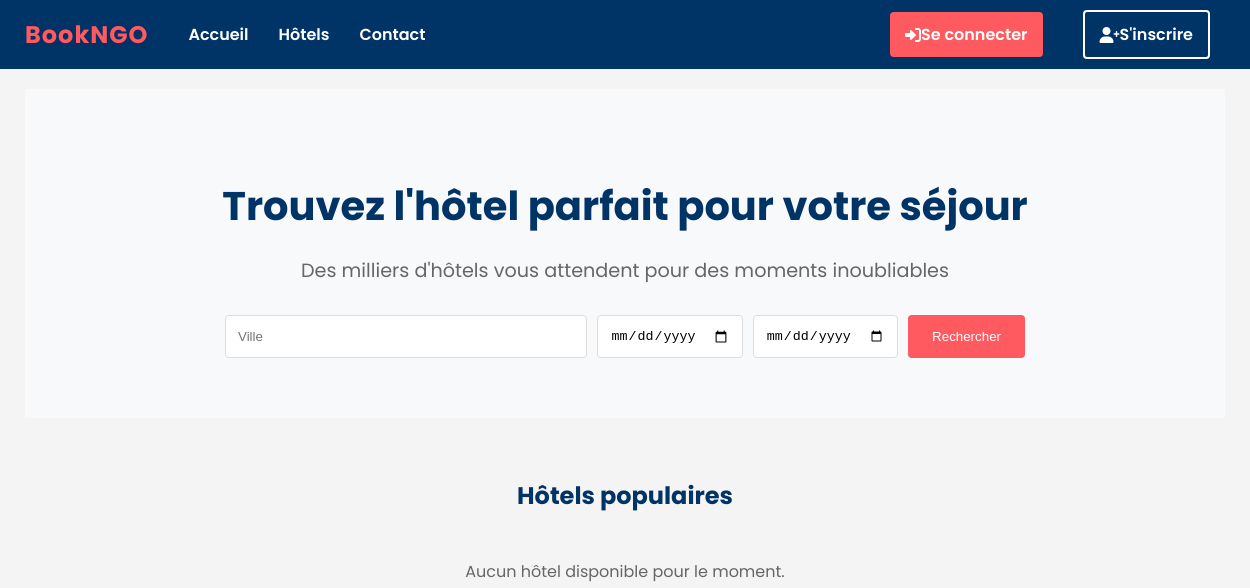
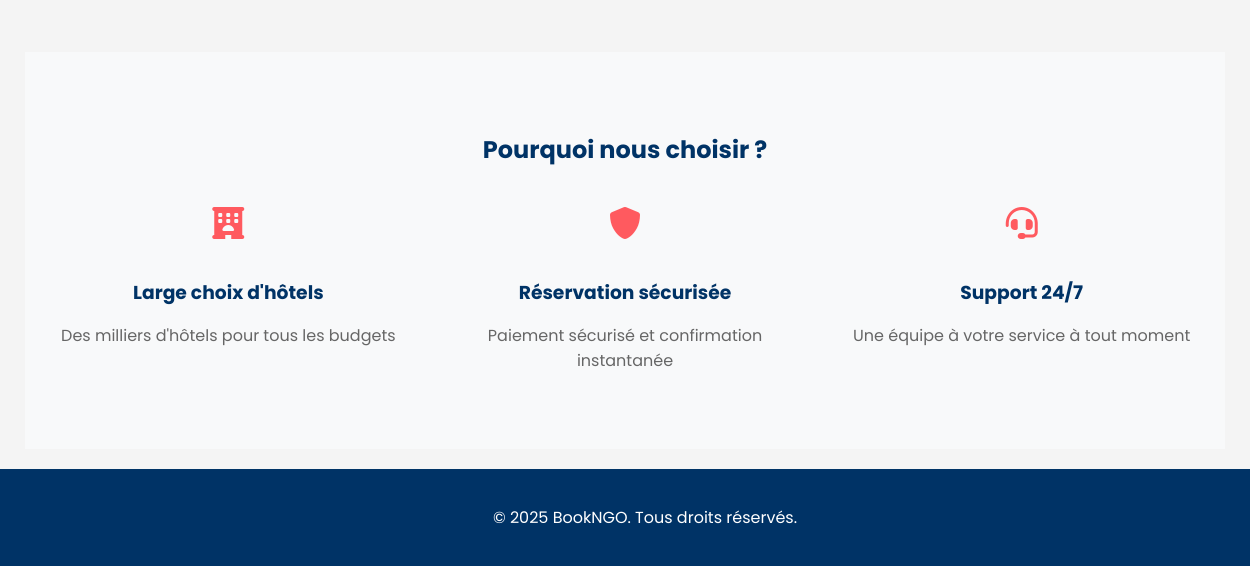
/api/hotels/, run on an earlier commit of the app's database (2 pictures, top to bottom).
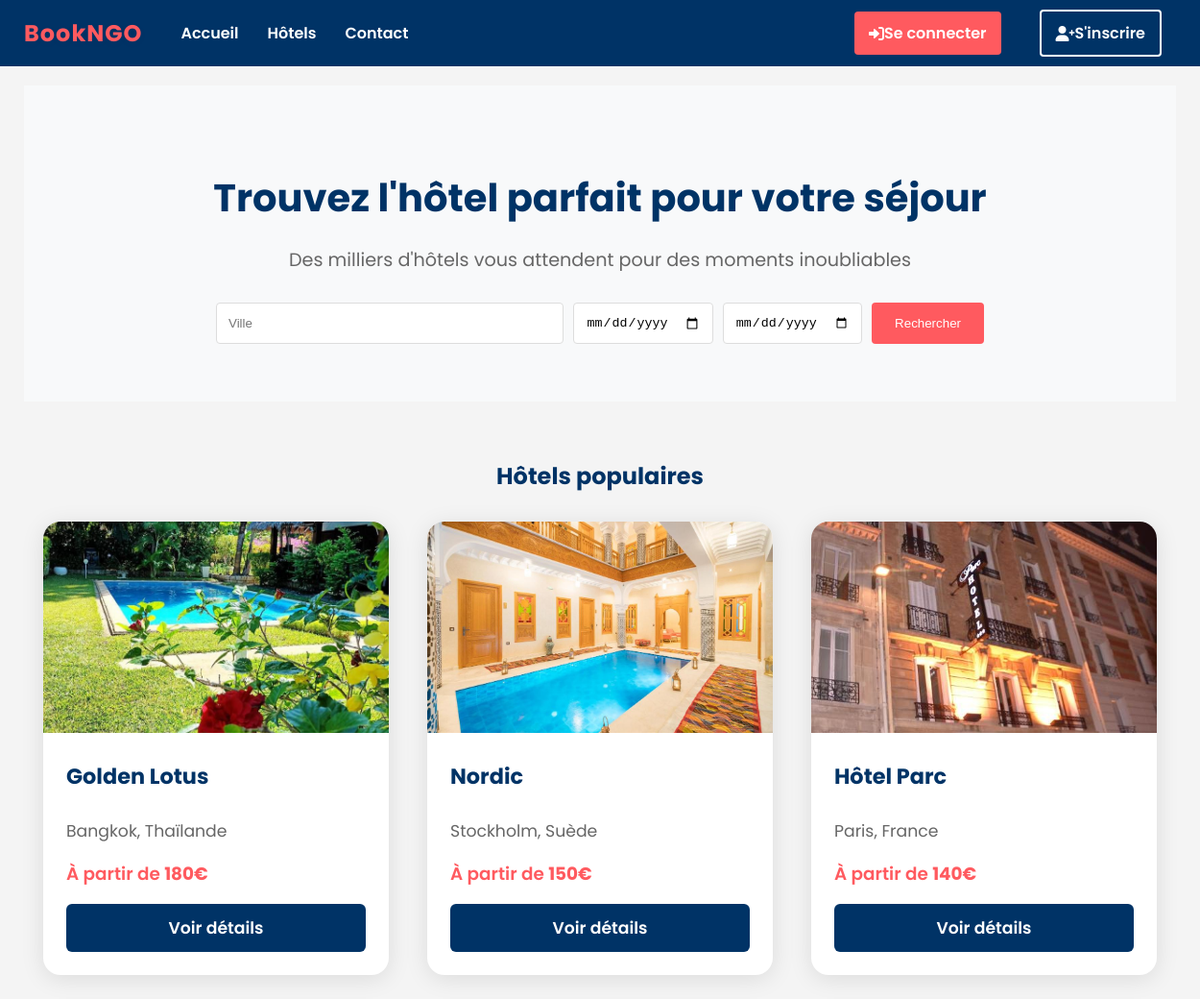
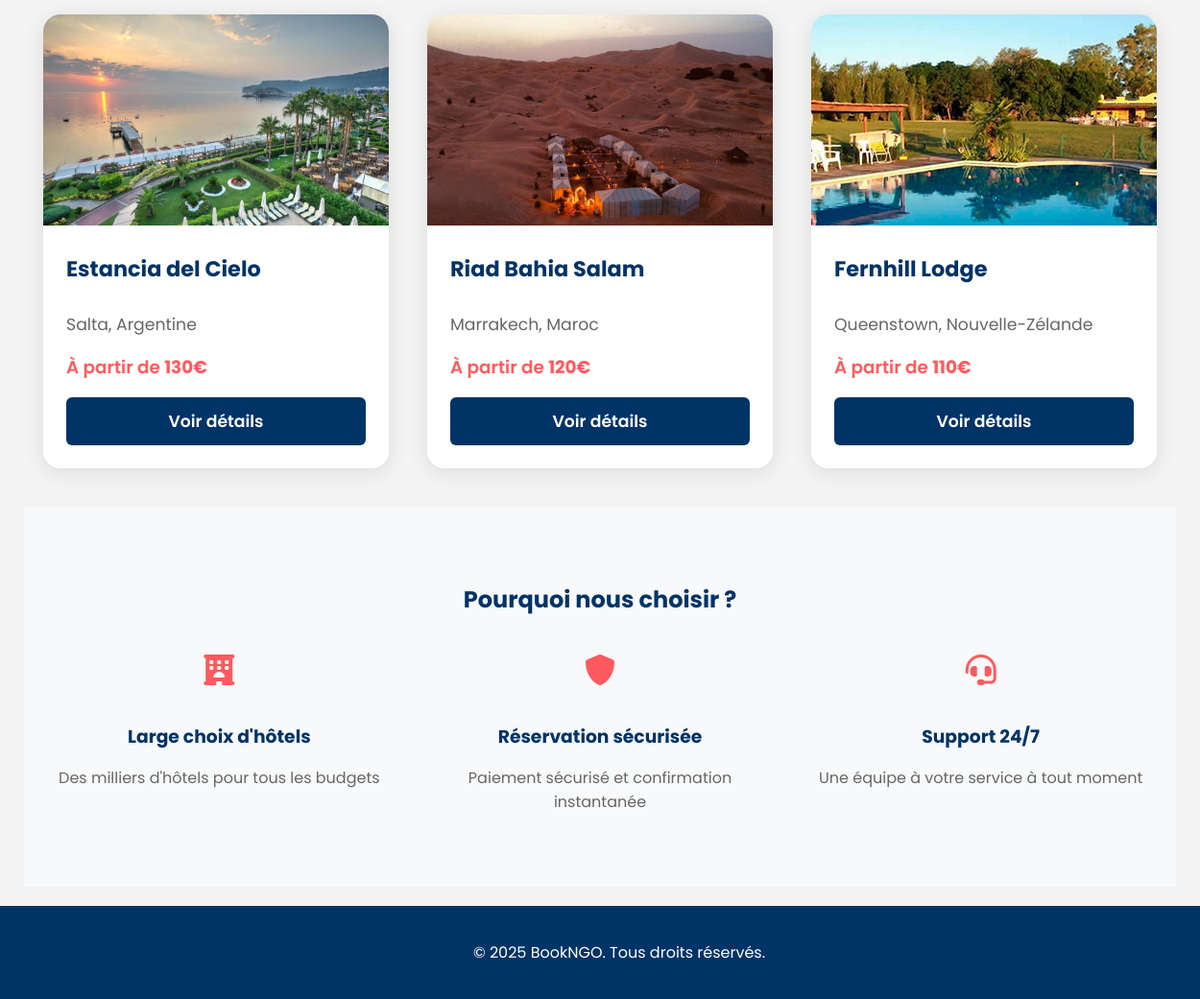
And on a later commit of the database (2 pictures, top to bottom).
### hotel_app/models.py (models this page shows, shortened)
class Hotel(models.Model):
    owner = models.ForeignKey(User, on_delete=models.CASCADE, related_name='hotels')
    name = models.CharField(max_length=255)
    description = models.TextField()
    address = models.TextField()
    city = models.CharField(max_length=100)
    country = models.CharField(max_length=100)
    email = models.EmailField()
    phone = models.CharField(max_length=20)
    image = models.ImageField(upload_to='hotels/', null=True, blank=True)
    base_price = models.DecimalField(max_digits=10, decimal_places=2, default=0)

### hotel_app/views.py (the view)
# urls.py: path('', home,name='home'),
def home(request):
    hotels = Hotel.objects.annotate(
        min_price=Min('room_types__base_price')
    ).order_by('-min_price')[:6]  # Limiter à 6 hôtels populaires
    return render(request, 'home.html', {'hotels': hotels})

### templates/home.html (shortened to what this page needs)
{% extends "base.html" %}
{% block content %}
<div class="hero-section" style="text-align: center; padding: 60px 20px; background-color: #f8f9fa;">
    <h1 style="color: #003366; font-size: 2.5em; margin-bottom: 20px;">Trouvez l'hôtel parfait pour votre séjour</h1>
    <p style="color: #666; font-size: 1.2em; margin-bottom: 30px;">Des milliers d'hôtels vous attendent pour des moments inoubliables</p>
    <form action="{% url 'hotel-list' %}" method="get" class="search-form" style="max-width: 800px; margin: 0 auto;">
        <div style="display: flex; gap: 10px; justify-content: center;">
            <input type="text" name="city" placeholder="Ville" style="flex: 1; padding: 12px; border: 1px solid #ddd; border-radius: 4px;">
            <input type="date" name="check_in" style="padding: 12px; border: 1px solid #ddd; border-radius: 4px;">
            <input type="date" name="check_out" style="padding: 12px; border: 1px solid #ddd; border-radius: 4px;">
            <button type="submit" style="padding: 12px 24px; background-color: #ff5a5f; color: white; border: none; border-radius: 4px; cursor: pointer;">Rechercher</button>
        </div>
    </form>
</div>
<div class="featured-hotels" style="padding: 40px 20px;">
    <h2 style="text-align: center; color: #003366; margin-bottom: 30px;">Hôtels populaires</h2>
    <div class="hotel-grid-home">
        {% for hotel in hotels %}
        <div class="hotel-card-home">
            <div class="hotel-image-home">
                {% if hotel.image %}
                <img src="{{ hotel.image.url }}" alt="{{ hotel.name }}">
                {% else %}
                <img src="https://via.placeholder.com/400x300?text=Hotel+Image" alt="{{ hotel.name }}">
                {% endif %}
            </div>
            <div class="hotel-info-home">
                <h3>{{ hotel.name }}</h3>
                <p class="hotel-location-home">{{ hotel.city }}, {{ hotel.country }}</p>
                {% if hotel.min_price is not None %}
                    <div class="hotel-price-home">À partir de <span>{{ hotel.min_price }}€</span></div>
                {% else %}
                    <div class="hotel-price-home hotel-price-na">Prix non disponible</div>
                {% endif %}
                <a href="{% url 'hotel-detail' hotel.id %}" class="details-btn-home">Voir détails</a>
            </div>
        </div>
        {% empty %}
        <p style="text-align: center; grid-column: 1/-1; color: #666;">Aucun hôtel disponible pour le moment.</p>
        {% endfor %}
    </div>
</div>
<div class="features-section" style="background-color: #f8f9fa; padding: 60px 20px; text-align: center;">
    <h2 style="color: #003366; margin-bottom: 40px;">Pourquoi nous choisir ?</h2>
    <div style="display: grid; grid-template-columns: repeat(auto-fit, minmax(250px, 1fr)); gap: 30px; max-width: 1200px; margin: 0 auto;">
        <div class="feature">
            <i class="fas fa-hotel" style="font-size: 2em; color: #ff5a5f; margin-bottom: 20px;"></i>
            <h3 style="color: #003366; margin-bottom: 10px;">Large choix d'hôtels</h3>
            <p style="color: #666;">Des milliers d'hôtels pour tous les budgets</p>
        </div>
        <div class="feature">
            <i class="fas fa-shield-alt" style="font-size: 2em; color: #ff5a5f; margin-bottom: 20px;"></i>
            <h3 style="color: #003366; margin-bottom: 10px;">Réservation sécurisée</h3>
            <p style="color: #666;">Paiement sécurisé et confirmation instantanée</p>
        </div>
        <div class="feature">
            <i class="fas fa-headset" style="font-size: 2em; color: #ff5a5f; margin-bottom: 20px;"></i>
            <h3 style="color: #003366; margin-bottom: 10px;">Support 24/7</h3>
            <p style="color: #666;">Une équipe à votre service à tout moment</p>
        </div>
    </div>
</div>
{% endblock %}

### templates/base.html (shortened to what this page needs)
<!DOCTYPE html>
<html lang="fr">
<head>
    <link rel="stylesheet" href="https://cdnjs.cloudflare.com/ajax/libs/font-awesome/6.0.0-beta3/css/all.min.css">
</head>
<body>
    <header>
        <nav>
            <div class="nav-links">
                <span class="logo-bookngo">BookNGO</span>
                <a href="/">Accueil</a>
                <a href="{% url 'hotel-list' %}">Hôtels</a>
                <a href="/contact/">Contact</a>
            </div>
            <div class="auth-buttons">
                {% if user.is_authenticated %}
                <div class="user-menu">
                    <button class="user-menu-btn">
                        <i class="fas fa-user-circle"></i>
                        {{ user.username }}
                        <i class="fas fa-chevron-down"></i>
                    </button>
                    <div class="user-menu-content">
                        {% if user.role == 2 %}
                        <a href="{% url 'hotel-create' %}">
                            <i class="fas fa-plus"></i> Ajouter un hôtel
                        </a>
                        {% endif %}
                        <a href="/profile/">
                            <i class="fas fa-user"></i> Mon profil
                        </a>
                        {% if user.role == 1 %}
                        <a href="/reservations/">
                            <i class="fas fa-calendar-alt"></i> Mes réservations
                        </a>
                        {% endif %}
                        <a href="{% url 'logout' %}" style="color: #ff5a5f;">
                            <i class="fas fa-sign-out-alt"></i> Déconnexion
                        </a>
                    </div>
                </div>
                {% else %}
                <a href="{% url 'login' %}" class="login-btn">
                    <i class="fas fa-sign-in-alt"></i> Se connecter
                </a>
                <a href="{% url 'register' %}" class="register-btn">
                    <i class="fas fa-user-plus"></i> S'inscrire
                </a>
                {% endif %}
            </div>
        </nav>
    </header>
    <main class="container">
        {% block content %}{% endblock %}
    </main>
    <footer>
        <p>&copy; 2025 BookNGO. Tous droits réservés.</p>
    </footer>
</body>
</html>

### templates/base.html (style rules this page uses)
body { font-family: 'Poppins', sans-serif; margin: 0; padding: 0; background-color: #f4f4f4; }
header { background-color: #003366; color: #fff; padding: 10px 20px; }
nav { max-width: 1200px; margin: 0 auto; display: flex; justify-content: space-between; align-items: center; }
.nav-links { display: flex; align-items: center; }
nav a { color: #fff; text-decoration: none; margin: 0 15px; font-weight: 600; font-size: 16px; }
.auth-buttons { display: flex; align-items: center; gap: 10px; }
.login-btn, .register-btn { color: #fff; text-decoration: none; font-size: 16px; font-weight: 600; display: flex; align-items: center; padding: 10px 15px; border-radius: 4px; transition: background-color 0.3s ease; }
.login-btn { background-color: #ff5a5f; }
.register-btn { background-color: transparent; border: 2px solid #fff; }
.container { width: 100%; max-width: 1200px; margin: 20px auto; padding: 0 20px; }
footer { background-color: #003366; color: #fff; text-align: center; padding: 20px; position: relative; bottom: 0; width: 100%; }
.logo-bookngo { font-size: 1.5em; font-weight: 700; color: #ff5a5f; margin-right: 25px; letter-spacing: 1px; font-family: 'Poppins', sans-serif; text-shadow: 0 2px 8px rgba(0,0,0,0.04); }

### templates/home.html (style rules this page uses)
.hotel-grid-home { display: grid; grid-template-columns: repeat(auto-fit, minmax(340px, 1fr)); gap: 40px; max-width: 1200px; margin: 0 auto; }
.hotel-card-home { background: white; border-radius: 18px; overflow: hidden; box-shadow: 0 4px 24px rgba(0,0,0,0.10); display: flex; flex-direction: column; transition: transform 0.3s, box-shadow 0.3s; min-height: 100%; align-items: stretch; }
.hotel-image-home img { width: 100%; height: 220px; object-fit: cover; display: block; }
.hotel-info-home { padding: 28px 24px 24px 24px; display: flex; flex-direction: column; flex: 1; justify-content: space-between; }
.hotel-info-home h3 { color: #003366; margin: 0 0 10px 0; font-size: 1.4em; font-weight: 700; word-break: break-word; }
.hotel-location-home { color: #666; margin-bottom: 18px; font-size: 1.08em; }
.hotel-price-home { color: #ff5a5f; font-weight: 600; font-size: 1.15em; margin-bottom: 18px; }
.hotel-price-home span { color: #ff5a5f; font-weight: bold; }
.details-btn-home { background-color: #003366; color: white; padding: 12px 0; border-radius: 6px; text-align: center; text-decoration: none; font-weight: 600; font-size: 1.08em; transition: background 0.2s; margin-top: auto; display: block; }

What changed in the data, as far as the page shows it:
added Hotel: shows a picture, name "Golden Lotus", city "Bangkok", country "Thaïlande", min_price "180"
added Hotel: shows a picture, name "Nordic", city "Stockholm", country "Suède", min_price "150"
added Hotel: shows a picture, name "Hôtel Parc", city "Paris", country "France", min_price "140"
added Hotel: shows a picture, name "Estancia del Cielo", city "Salta", country "Argentine", min_price "130"
added Hotel: shows a picture, name "Riad Bahia Salam", city "Marrakech", country "Maroc", min_price "120"
added Hotel: shows a picture, name "Fernhill Lodge", city "Queenstown", country "Nouvelle-Zélande", min_price "110"
Also different on the page:
text no longer shown: "Aucun hôtel disponible pour le moment."
